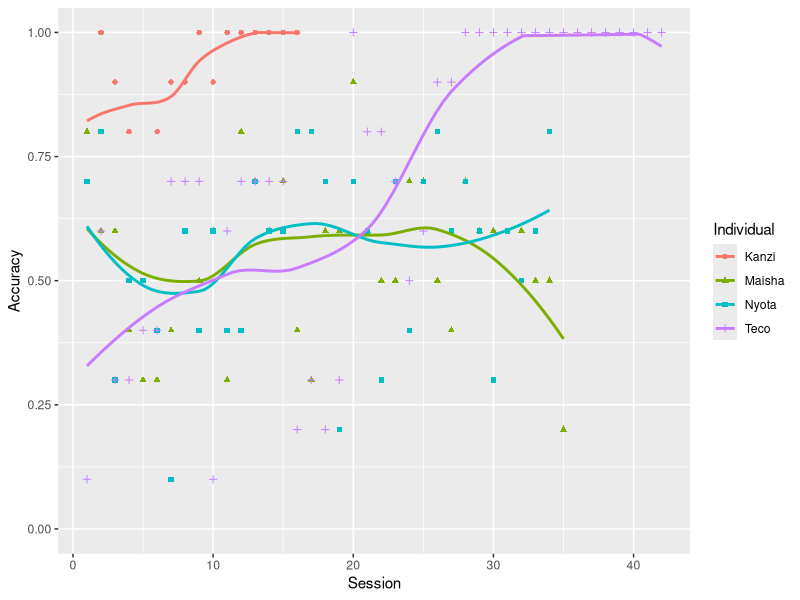

Source code (R): (Note: this script raises an error after producing the figure.)
## load libraries
library(tidyverse)
library(broom)
library(purrr)

## load data
dat<-read.csv("data/core_vs_flake_training.csv")
flakes<-read.csv("data/flake data.csv")
nodules<-read.csv("data/nodule data.csv")

################Visualization################
## calculate the accuracy by session
session_results <- dat %>% group_by(Individual,Session) %>% count(Results)
accuracy<- session_results %>% filter(Results=='f') %>% mutate(Accuracy=n/10)

## plot the diachronic changes of accuracy by individual
p1 <- ggplot(accuracy, aes(x=Session, y=Accuracy, shape=Individual, color=Individual))+
  geom_point()+
  geom_smooth(se=FALSE)+
  ylim(0, 1)
ggplot2::ggsave("accuracy changes.png", width = 10, height = 5, path="output", dpi = 600)

p1 <- ggplot(accuracy, aes(x=Session, y=Accuracy))+
  geom_point()+
  geom_smooth(se=FALSE)+
  ylim(0, 1)
p1 + facet_wrap(~Individual)

ggplot2::ggsave("accuracy changes panel.png", width = 10, height = 5, path="output", dpi = 600)

################Stats################

# Convert response to binary
dat <- dat %>%
  mutate(
    flake = if_else(Results == "f", 1, 0)
  )

# ---------------------------------------------------------
# 1. Overall accuracy and exact binomial tests
# ---------------------------------------------------------

overall <- dat %>%
  group_by(Individual) %>%
  summarise(
    flakes = sum(flake),
    trials = n(),
    accuracy = flakes / trials
  ) %>%
  mutate(
    p_value = map2_dbl(
      flakes, trials,
      ~ binom.test(.x, .y, p = 0.5)$p.value
    ),
    p_adjusted = p.adjust(p_value, method = "holm")
  )

overall

# ---------------------------------------------------------
# 2. Changes across sessions
# ---------------------------------------------------------
# Number of flakes selected in each session
session_dat <- dat %>%
  group_by(Individual, Session) %>%
  summarise(
    flakes = sum(flake),
    non_flakes = n() - flakes,
    trials = n(),
    accuracy = flakes / trials,
    .groups = "drop"
  )

# Run separate binomial logistic regression for each individual
# Individual learning models
individual_models <- session_dat %>%
  group_by(Individual) %>%
  group_modify(~ {
    
    model <- glm(
      cbind(flakes, non_flakes) ~ Session,
      family = binomial,
      data = .x
    )
    
    broom::tidy(model) %>%
      filter(term == "Session") %>%
      mutate(
        OR = exp(estimate),
        CI_lower = exp(estimate - 1.96 * std.error),
        CI_upper = exp(estimate + 1.96 * std.error)
      ) %>%
      select(
        Estimate = estimate,
        SE = std.error,
        OR,
        CI_lower,
        CI_upper,
        p = p.value
      )
  }) %>%
  ungroup()

# Holm correction
individual_models <- individual_models %>%
  mutate(
    p_Holm = p.adjust(p, method = "holm")
  )

# Format for export
table2 <- individual_models %>%
  mutate(
    Estimate = sprintf("%.3f", Estimate),
    SE = sprintf("%.3f", SE),
    OR = sprintf("%.3f", OR),
    CI = paste0(
      sprintf("%.3f", CI_lower),
      " - ",
      sprintf("%.3f", CI_upper)
    ),
    p = if_else(p < 0.001, "<0.001", sprintf("%.3f", p)),
    p_Holm = if_else(
      p_Holm < 0.001,
      "<0.001",
      sprintf("%.3f", p_Holm)
    )
  ) %>%
  select(
    Individual,
    Estimate,
    SE,
    OR,
    CI,
    p,
    p_Holm
  )

# Display
print(table2)

# Export
write_csv(
  table2,
  "output/Table_2_individual_learning_models.csv"
)

############Table 1####################
# Summarize flake data
# Flakes do not have a Thickness column, so NA is assigned to keep dimensions consistent
flake_summary <- flakes %>%
  summarize(
    Artifact = "Flakes",
    `Sample Size` = n(),
    `Average Length` = mean(Length, na.rm = TRUE),
    `SD Length` = sd(Length, na.rm = TRUE),
    `Average Width` = mean(Width, na.rm = TRUE),
    `SD Width` = sd(Width, na.rm = TRUE),
    `Average Thickness` = NA_real_,
    `SD Thickness` = NA_real_,
    `Average Mass` = mean(Mass, na.rm = TRUE),
    `SD Mass` = sd(Mass, na.rm = TRUE)
  )

# Summarize nodule data
# Note that nodule mass is recorded under the column name Weight
nodule_summary <- nodules %>%
  summarize(
    Artifact = "Nodules",
    `Sample Size` = n(),
    `Average Length` = mean(Length, na.rm = TRUE),
    `SD Length` = sd(Length, na.rm = TRUE),
    `Average Width` = mean(Width, na.rm = TRUE),
    `SD Width` = sd(Width, na.rm = TRUE),
    `Average Thickness` = mean(Thickness, na.rm = TRUE),
    `SD Thickness` = sd(Thickness, na.rm = TRUE),
    `Average Mass` = mean(Weight, na.rm = TRUE),
    `SD Mass` = sd(Weight, na.rm = TRUE)
  )

# Summarize and round all numeric columns to two decimal places
summary_table_data <- bind_rows(flake_summary, nodule_summary) %>%
  mutate(across(where(is.numeric), ~ round(.x, 2)))

# Export
write_csv(
  summary_table_data,
  "output/Table_1_metrics.csv"
)
